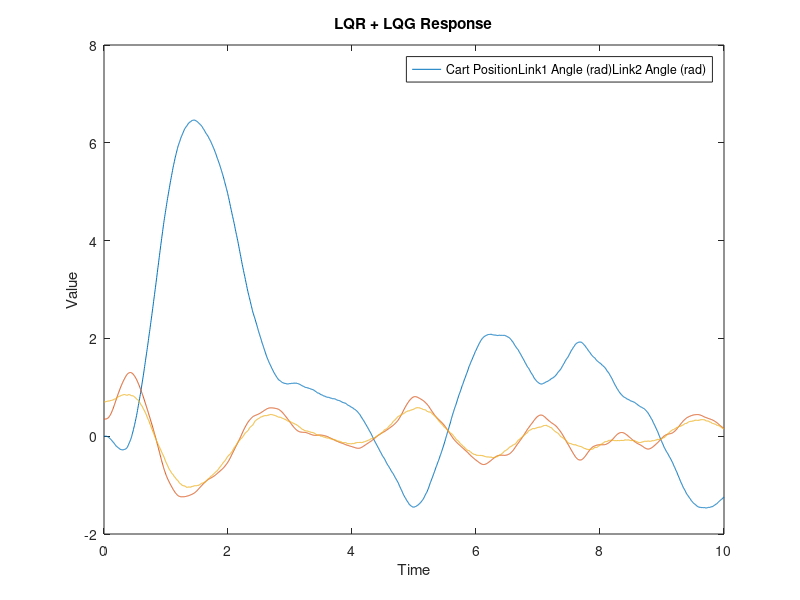

Write the MATLAB code that produced this figure. (Note: this script raises an error after producing the figure.)
clc; clear; close all;

%% Plant Parameters
m0 = 1.5; % Mass of cart
m1 = .75; % Mass of first linkage
m2 = .5; % Mass of second linkage

l1 = .75; % Length of linkage 1
l2 = .5; % Length of linkage 2

%% Linearized Plant

g = 9.8;

M_0 = [...
    m0+m1+m2 (m1/2+m2)*l1 m2*l2/2;
    (m1/2+m2)*l1 (m1/3+m2)*l1^2 m2*l1*l2/2;
    m2*l2/2 m2*l1*l2/2 (m2*l2^2)/3;
    ];

pG_0 = [...
    0 0 0;
    0 -((.5*m1)+m2)*l1*g 0;
    0 0 -.5*m2*l2*g;
    ];

H = [1 0 0]';

A = [...
    zeros(3) eye(3);
    -inv(M_0)*pG_0 zeros(3);
    ];

B = [...
    zeros(3,1);
    inv(M_0)*H;
    ];

C = eye(6);

%% LQG

% Cost matricies for plant response
Q = diag([70;100;100;30;1;1]);
R = 1;

% Cost matricies for noise
W1 = eye(6)*5;
W2 = eye(6)*10;

F = lqr(A, B, Q, R);

S = lqr(A', C', W1, W2);

v1 = awgn(zeros(6,1), 2);
v2 = awgn(zeros(6,1), 2);

A_n = [...
    A    -B*F;
    S*C  A-B*F-S*C;
    ];

B_n = [...
    v1;
    S*v2;
    ];

C_n = eye(12);

ic = [0; deg2rad(20); deg2rad(40); 0; 0; 0; zeros(6,1)];

t = 0:.005:10;
lqgSys = ss(A_n, B_n, C_n, 0);
nRoof = 1;
nFloor = -1;
noise = nFloor+(nRoof-nFloor).*rand(length(t),1);
kalResponse = lsim(lqgSys, noise, t, ic);

figure
plot(t, real(kalResponse(:,1)))
hold on
plot(t, real(kalResponse(:,2)))
plot(t, real(kalResponse(:,3)))
xlabel('Time');
ylabel('Value');
title('LQR + LQG Response');
legend(["Cart Position" "Link1 Angle (rad)" "Link2 Angle (rad)"])

%% Plot
cartPlot(kalResponse, m0, m1, m2, l1, l2, false, false, 10);
